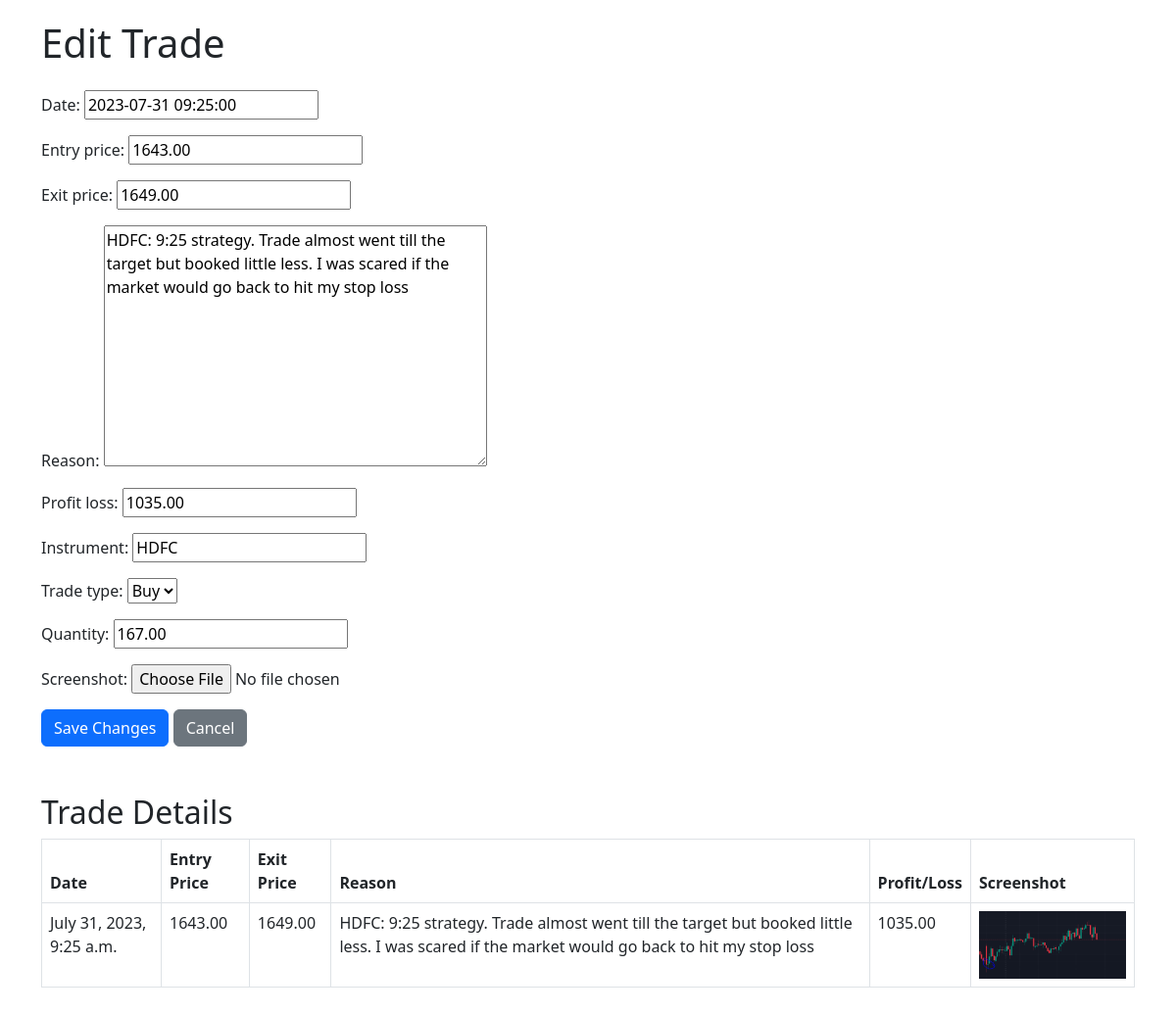
The page /edit_trade/1/ on the database its author committed.
### trading_journal_app/models.py (models this page shows, shortened)
class Trade(models.Model):
    date = models.DateTimeField()
    instrument = models.CharField(max_length=100,default="NULL")
    type_choices = (
        ("Buy", "Buy"),
        ("Sell", "Sell"),
    )
    trade_type = models.CharField(max_length=255, choices=type_choices, default="Buy")
    quantity = models.DecimalField(max_digits=10, decimal_places=2,default=0)
    entry_price = models.DecimalField(max_digits=10, decimal_places=2)
    exit_price = models.DecimalField(max_digits=10, decimal_places=2)
    reason = models.TextField()
    profit_loss = models.DecimalField(max_digits=10, decimal_places=2)
    class Meta:
        ordering = ['-date']

class TradeScreenshot(models.Model):
    trade = models.ForeignKey(Trade, on_delete=models.CASCADE)
    screenshot = models.ImageField(upload_to='trade_screenshots/')

### trading_journal_app/views.py (the view)
# urls.py: path('edit_trade/<int:pk>/', views.edit_trade, name='edit_trade'),
def edit_trade(request, pk):
    trade = get_object_or_404(Trade, pk=pk)
    if request.method == 'POST':
        trade_form = TradeForm(request.POST, instance=trade)
        screenshot_form = TradeScreenshotForm(request.POST, request.FILES)
        if trade_form.is_valid() and screenshot_form.is_valid():
            trade = trade_form.save()
            screenshot = screenshot_form.save(commit=False)
            screenshot.trade = trade
            screenshot.save()
            return redirect('trades')
    else:
        trade_form = TradeForm(instance=trade)
        screenshot_form = TradeScreenshotForm()
    context = {
        'trade_form': trade_form,
        'screenshot_form': screenshot_form,
        'trade': trade,
    }
    return render(request, 'trading_journal_app/edit_trade.html', context)

### trading_journal_app/forms.py
class TradeForm(forms.ModelForm):
    class Meta:
        model = Trade
        fields = ['date', 'entry_price', 'exit_price', 'reason', 'profit_loss', 'instrument', 'trade_type', 'quantity']

class TradeScreenshotForm(forms.ModelForm):
    class Meta:
        model = TradeScreenshot
        fields = ['screenshot']

### trading_journal_app/templates/trading_journal_app/edit_trade.html (shortened to what this page needs)
<!DOCTYPE html>
<html>
<head>
    <link rel="stylesheet" href="https://cdn.jsdelivr.net/npm/bootstrap@5.3.0/dist/css/bootstrap.min.css">
</head>
<body>
    <div class="container">
        <h1 class="mb-4">Edit Trade</h1>
        <form method="post" enctype="multipart/form-data">
            {{ trade_form.as_p }}
            {{ screenshot_form.as_p }}
            <button type="submit" class="btn btn-primary">Save Changes</button>
            <a href="{% url 'trade_detail' trade.id %}" class="btn btn-secondary">Cancel</a>
        </form>
        <h2 class="mt-5">Trade Details</h2>
        <table class="table table-bordered">
            <thead>
                <tr>
                    <th>Date</th>
                    <th>Entry Price</th>
                    <th>Exit Price</th>
                    <th>Reason</th>
                    <th>Profit/Loss</th>
                    <th>Screenshot</th>
                </tr>
            </thead>
            <tbody>
                <tr>
                    <td>{{ trade.date }}</td>
                    <td>{{ trade.entry_price }}</td>
                    <td>{{ trade.exit_price }}</td>
                    <td>{{ trade.reason }}</td>
                    <td>{{ trade.profit_loss }}</td>
                    <td>
                        {% if trade.tradescreenshot_set.exists %}
                            <img src="{{ trade.tradescreenshot_set.first.screenshot.url }}" alt="Trade Screenshot">
                        {% else %}
                            No Screenshot
                        {% endif %}
                    </td>
                </tr>
            </tbody>
        </table>
    </div>
</body>
</html>

### trading_journal_app/templates/trading_journal_app/edit_trade.html (style rules this page uses)
body { padding: 20px; }
img { max-width: 150px; }

### rows shown on the page
Trade: date "2023-07-31 09:25:00", entry_price "1643.00", exit_price "1649.00", reason "HDFC: 9:25 strategy. Trade almost went till the target but booked little less. I was scared if the market would go back to hit my stop loss", profit_loss "1035.00", instrument "HDFC", trade_type "Buy", quantity "167.00", date "July 31, 2023, 9:25 a.m.", tradescreenshot_set.first.screenshot (picture)
